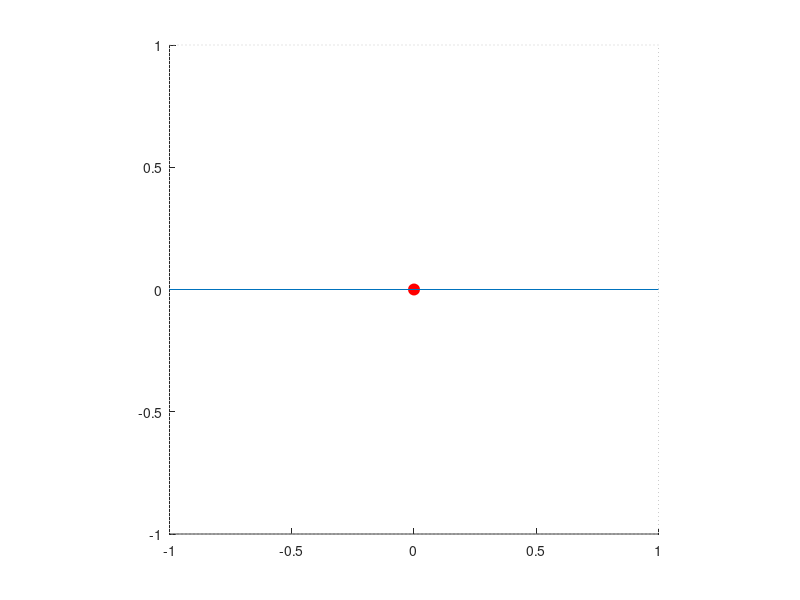

MATLAB code to generate this figure: (Note: this script raises an error after producing the figure.)
function btn_ctrl
 % starting points:
    a = 0;
    b = 0;
    figure;
    disp('init');
    set(gcf,'userdata',0)
    set(gcf,'WindowButtonDownFcn','set(gcf,''userdata'',1)')
    set(gcf,'WindowButtonUpFcn'  ,'set(gcf,''userdata'',0)')
    hold on
    for n=length(a):-1:1
        h(n)=plot(a(n),b(n),'ro','markersize',8,'markerfacecolor','r');
        set(h(n),'ButtonDownFcn',@btnDown);
    end
    plot([-1 a 1],[0 b 0]);
    axis equal
    plot([-1 1 1 -1 -1],[1 1 -1 -1 1],'k:','color',[.8 .8 .8])%rect
    axis([-1 1 -1 1])
    uistack(h,'top')
    drawnow
function btnDown(~,~)
if ~isempty(gcbo)
    disp('btn down');
     Line1 = line([0 0], [0 0]);
    Line2 =line([0 0], [0 0]);
    plot(Line1,Line2);
    while get(gcf,'userdata')
        %update click point
        set(gcbo,'markerfacecolor','g') 
        p=get(0,'PointerLocation');%return mouse pos (ref botton left)
        pf=get(gcf,'pos');%[x y w h] (ref botton left)
        p(1:2)=p(1:2)-pf(1:2);
        set(gcf,'CurrentPoint',p(1:2))
        p=get(gca,'CurrentPoint');
        p=sign(p).*min(abs(p),1);  %limit point in rect 
        set(gcbo,'xdata',p(1,1));
        set(gcbo,'ydata',p(1,2));
        set(Line1, 'XData', [-1 p(1,1)], 'YData', [0 p(1,2)]);
        set(Line2, 'XData', [p(1,1) 1], 'YData', [p(1,2) 0]);
        axis([-1 1 -1 1])
        h=findobj(gca,'color','r');
        uistack(h,'top');
        pause(0.01);
    end
    disp('btn up');
    set(gcbo,'markerfacecolor','r','markeredgecolor','r')
end

